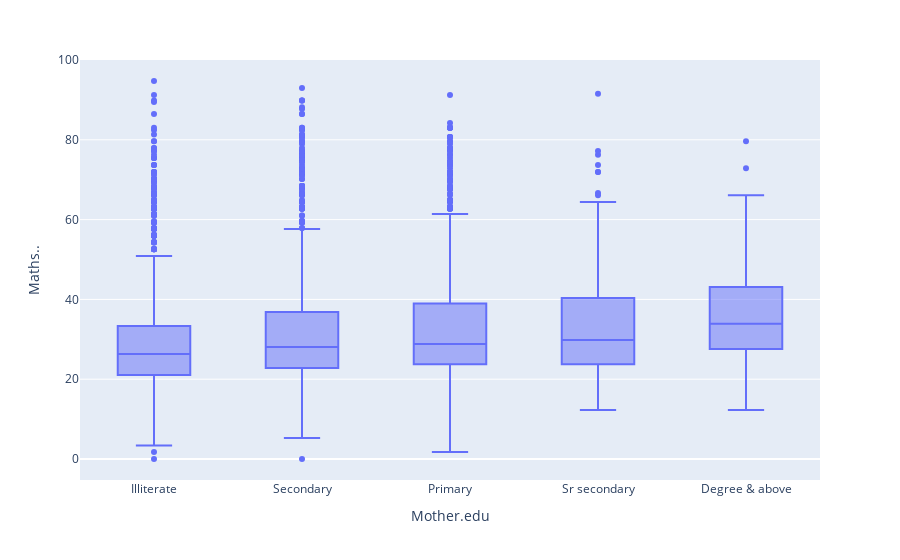

Notebook source saved alongside this figure:
### Code cell
df = pd.read_csv('EDA_nas.csv')
fig = px.box(df, x="Mother.edu", y="Maths..")
fig.show()

### Figure 1 — Plotly figure (JSON) as saved in the notebook; plotly's stock layout.template omitted (floating-point values rounded to 4 significant figures; data arrays with more than 128 entries replaced by an {"elided": "..."} marker saying what was removed)
{"data": [{"alignmentgroup": "True", "hovertemplate": "Mother.edu=%{x}<br>Maths..=%{y}<extra></extra>", "legendgroup": "", "marker": {"color": "#636efa"}, "name": "", "notched": false, "offsetgroup": "", "orientation": "v", "showlegend": false, "type": "box", "x": {"elided": "8801 str values"}, "x0": " ", "xaxis": "x", "y": {"elided": "8801 float values"}, "y0": " ", "yaxis": "y"}], "layout": {"boxmode": "group", "legend": {"tracegroupgap": 0}, "margin": {"t": 60}, "xaxis": {"anchor": "y", "domain": [0, 1], "title": {"text": "Mother.edu"}}, "yaxis": {"anchor": "x", "domain": [0, 1], "title": {"text": "Maths.."}}}}
